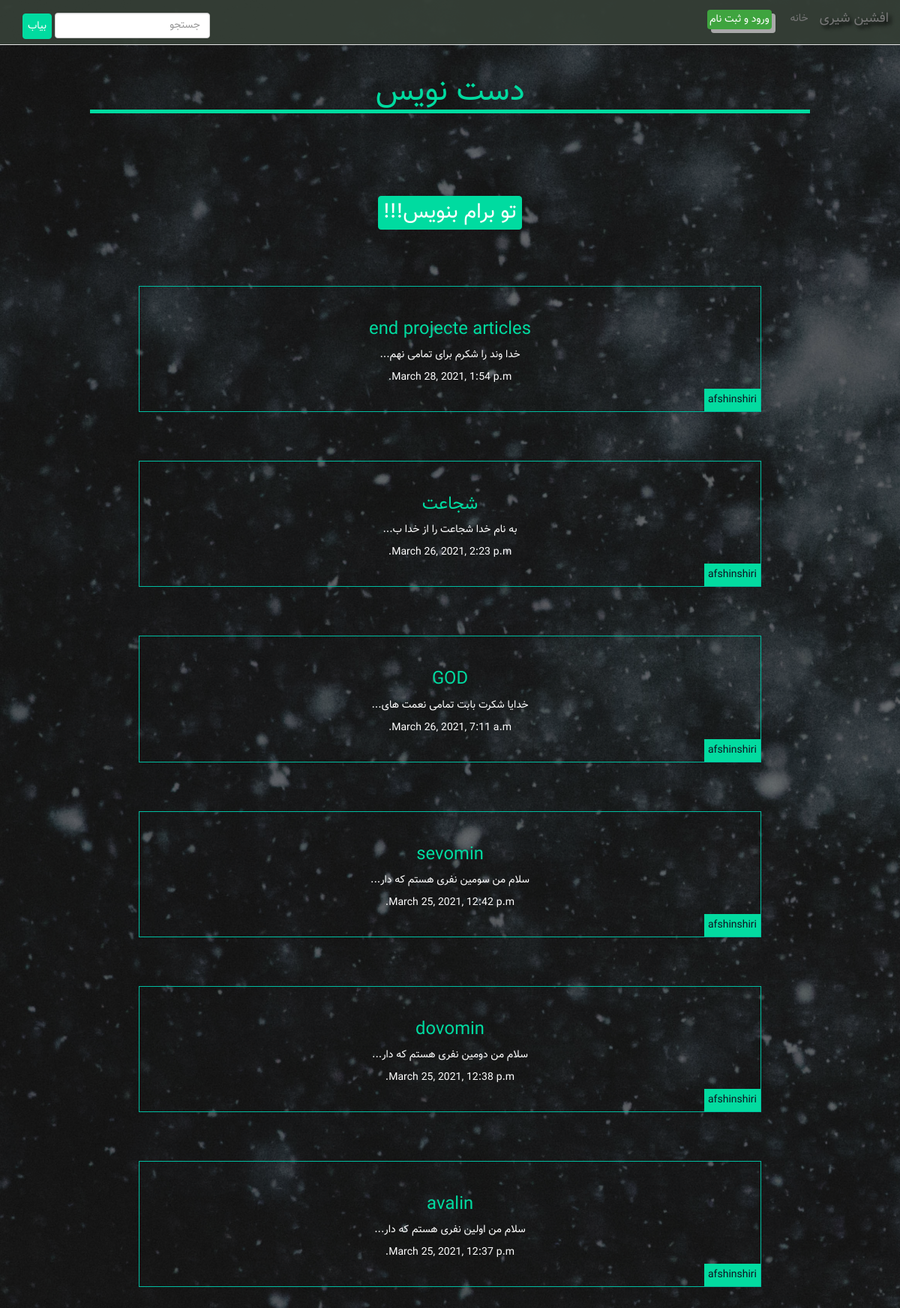
The app's page /articles/ with its own data.
### articles/models.py (models this page shows, shortened)
class Article(models.Model):
    title = models.CharField(max_length=100)
    slug = models.SlugField()
    body = models.TextField()
    date = models.DateTimeField(auto_now_add=True)
    image = models.ImageField(default='default.jpg', blank=True)
    author = models.ForeignKey(User, default=None, on_delete=models.CASCADE)
    def snippet(self):
        return self.body[:30]+'...'

### articles/views.py (the view)
# urls.py: path('',views.article_list, name="list"),
def article_list(request):
    articles = models.Article.objects.all().order_by('-date')
    args = {'articles':articles}
    return render(request,'articles/articleslist.html',args)

### articles/templates/articles/articleslist.html (shortened to what this page needs)
{% extends 'base.html' %}
    {% block content%}
    <h1>دست نویس</h1>
        <h3><a id="createlink" href="{% url 'articles:create' %}"><button id="benevis">تو برام بنویس!!!</button></a></h3>
        <div class="articles" >
    {% for article in articles %}
        <div class="article">
    <h2><a href="{% url 'articles:detail' slug=article.slug %}">{{article.title}}</a></h2>
      <p>{{article.snippet}}</p>
      <p>{{article.date}}</p>
        <p class="author">{{ article.author.username }}</p>
        </div>
    {% endfor %}
</div>
{% endblock %}

### template/base.html (shortened to what this page needs)
{% load static %}
<!DOCTYPE html>
<html lang="en" dir="ltr">
  <head>
    <link href="{% static 'css/bootstrap.min.css' %}" rel="stylesheet">
    <link rel="stylesheet" href="{% static 'css/bootstrap-rtl.css' %}">
    <link rel="stylesheet" href="{% static 'css/style.css' %}">
    <link rel="stylesheet" href="{% static 'css/font-awesome.css' %}">
    <link rel="stylesheet" href="{% static 'styles.css'%}">
  </head>
  <body>
    <nav class="navbar navbar-default navbar-fixed-top navbar-dark bg-dark ">
        <div class="container-fluid">
            <div class="navbar-header">
                <a class="navbar-brand" href="#">افشین شیری</a>
            </div>
            <div class="collapse navbar-collapse" id="bs-example-navbar-collapse-1">
                <ul class="nav navbar-nav">
                      <li><a href="{% url 'homepage' %}">خانه <span class="sr-only">(current)</span></a></li>
                </ul>
                <form class="navbar-form navbar-left">
                    <div class="form-group">
                        <input type="text" class="form-control" placeholder="جستجو">
                    </div>
                    <button type="submit" class="button">
                        بیاب
                    </button>
                </form>
                {% if user.is_authenticated %}
                    <form class="logout-link" action="{% url 'accounts:logout' %}" method="post">
                      {%csrf_token%}
                      <button id="exit" type="submit">خروج</button>
                    </form>
                    {% else %}
                <form class="logout-link" action="{% url 'accounts:logout' %}" method="post">
                <ul class="nav navbar-nav navbar-right">
                    <button id="sabt" type="submit">ورود و ثبت نام</button>
                  </form>
                      {% endif %}
            </div>
        </div>
    </nav>
    <div class="wrapper">
    {% block content %}
    {% endblock %}
    </div>
  </body>
</html>

### assets/css/style.css (style rules this page uses)
* { margin: 0; padding: 0; }
.navbar, .navbar.navbar-default { background-color: rgba(53, 63, 54, 0.95); }
.navbar-header { color: #e2f0e6; text-shadow: 4px 4px 5px black; }
.navbar-brand { padding-bottom:50px }
body { margin: 0 auto; direction: rtl; font-family: 'Vazir'; background-color: #e2f0e6; }
input { color:black; }

### assets/styles.css (style rules this page uses)
body { background-image: linear-gradient(rgba(0, 0, 0, 0.5), rgba(0, 0, 0, 0.5)), url("/media/pics/article.jpg"); background-repeat: no-repeat; background-size:cover; color: #fff; }
a { color: #00dba0; }
.wrapper { max-width:960px; margin:0 auto; }
.wrapper h1 { text-align:center; margin:100px auto; font-size:2.4em; }
.wrapper h3 { text-align:center; font-size:2em }
.articles { text-align:center; margin:0px; }
.article { margin:50px; border:1px solid #00bda0; padding:25px; position:relative; }
.article h2 { font-size:1.7em; }
.article .author { padding:5px; background-color:#03dba0; position:absolute; right:0; bottom:0; margin:0; color:#0f121f; }
button { background-color:#00dba0; border:1px solid #00dba0; color:#fff; border-radius:4px; margin:10px 0; padding:8px; }
.wrapper h1 { font-size:3em; color:#00dba0; border-bottom:1px solid; border-width:5px; }
#sabt { background-color:#3fa43f; color:#fff; margin:13px 25px; padding:3px; border-radius:4px; box-shadow:5px 5px darkgray; border:none; }
.article { margin:65px; }
.navbar { height:60px }
button { padding:6px; }

### records on screen
Article: title "end projecte articles", snippet "خدا وند را شکرم برای تمامی نهم...", date "March 28, 2021, 1:54 p.m.", author.username "afshinshiri"
Article: title "شجاعت", snippet "به نام خدا شجاعت را از خدا ب...", date "March 26, 2021, 2:23 p.m.", author.username "afshinshiri"
Article: title "GOD", snippet "خدایا شکرت بابت تمامی نعمت های...", date "March 26, 2021, 7:11 a.m.", author.username "afshinshiri"
Article: title "sevomin", snippet "سلام من سومین نفری هستم که دار...", date "March 25, 2021, 12:42 p.m.", author.username "afshinshiri"
Article: title "dovomin", snippet "سلام من دومین نفری هستم که دار...", date "March 25, 2021, 12:38 p.m.", author.username "afshinshiri"
Article: title "avalin", snippet "سلام من اولین نفری هستم که دار...", date "March 25, 2021, 12:37 p.m.", author.username "afshinshiri"
